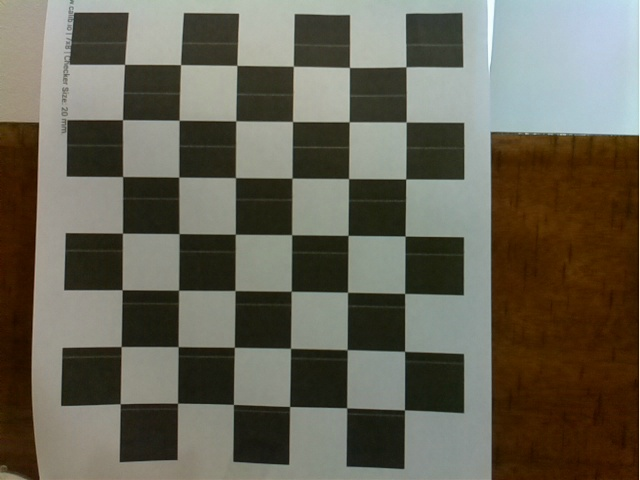
#> input picture calib_images/0.jpg, 640 x 480 px; its folder holds only this picture in this run
$ python calibrate.py
#> lines starting #> are read from the running program, lines starting #| are printed output that depends on the picture; after the words box and inside, x2 and y2 are one past the last pixel; in counts of white or black regions, pixels touching at a corner belong together; long printed decimals are rounded
import numpy as np
import cv2
import glob
import yaml

# termination criteria
criteria = (cv2.TERM_CRITERIA_EPS + cv2.TERM_CRITERIA_MAX_ITER, 30, 0.001)

# square size of the chessboard
square_length = 0.02

# board size
board_size = (7,6)

# prepare object points, like (0,0,0), (1,0,0), (2,0,0) ....,(6,5,0)
objp = np.zeros((board_size[1]*board_size[0],3), np.float32)
objp[:,:2] = np.mgrid[0:board_size[0],0:board_size[1]].T.reshape(-1,2)
objp = objp * square_length

# Arrays to store object points and image points from all the images.
objpoints = [] # 3d point in real world space
imgpoints = [] # 2d points in image plane.

# Read the captured images from record.py
images = glob.glob('/home/452Lab/picar-x/example/452/calib_images/*.jpg')

# count the number of images used for calibration
count = 0

# detecting the chessboard from the images
for fname in images:
    img = cv2.imread(fname)
#> img is the input picture: shape (480, 640, 3); mean B, G, R 85.6, 99.4, 102.7
    gray = cv2.cvtColor(img, cv2.COLOR_BGR2GRAY)
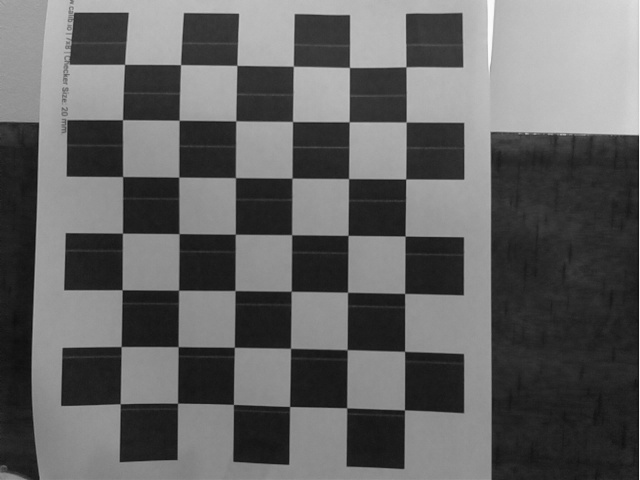
#> gray: shape (480, 640); min 14, max 251, mean 98.9
    # Find the chess board corners
    ret, corners = cv2.findChessboardCorners(gray, board_size, None)
#> ret = True; corners = 42 rows, first 8: [405.9, 66.76], [406.2, 122.1], [405.6, 179], [405.1, 236.1], [404.6, 293.5], [404.5, 351.3], [404.4, 409.9], [349.5, 67.47]
    # If found, add object points, image points (after refining them)
    if ret == True:
        # here you can change the number of images for calibration
        if count < 20:
            objpoints.append(objp)
            corners2 = cv2.cornerSubPix(gray,corners, (11,11), (-1,-1), criteria)
#> corners2 = 42 rows, first 8: [405.9, 66.81], [406.2, 122], [405.7, 178.9], [405.1, 236], [404.6, 293.4], [404.6, 351.4], [404.5, 409.9], [349.4, 67.46]
            imgpoints.append(corners)
            # Draw and display the corners
            cv2.drawChessboardCorners(img, board_size, corners2, ret)
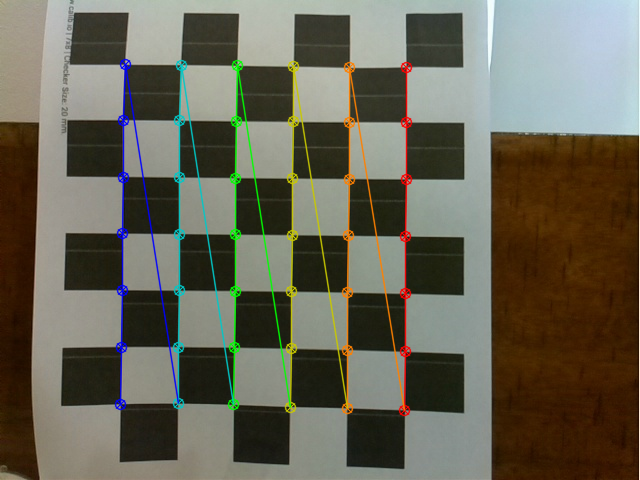
#> img: shape (480, 640, 3); 4.77% of pixels changed, all inside (x1, y1, x2, y2) = (114, 58, 413, 417)
            cv2.imshow('img', img)
            cv2.waitKey(500)
            count += 1
        else:
            break

cv2.destroyAllWindows()

# Calibrating the camera
ret, mtx, dist, rvecs, tvecs = cv2.calibrateCamera(objpoints, imgpoints, gray.shape[::-1], None, None)
#> ret = 0.563; mtx = [[3970.1, 0, 519.2], [0, 3969.9, 294.2], [0, 0, 1]]; dist = [[-1.61, 91.12, 0.11, -0.0269, -8.2]]; rvecs = ([0.247, 0.00635, 1.58],); tvecs = ([-0.0389, -0.0794, 1.35],)

mean_error = 0
for i in range(len(objpoints)):
    imgpoints2, _ = cv2.projectPoints(objpoints[i], rvecs[i], tvecs[i], mtx, dist)
    error = cv2.norm(imgpoints[i], imgpoints2, cv2.NORM_L2)/len(imgpoints2)
    mean_error += error
#> this loop made 1 pass
#> (error, mean_error) on pass 1: (0.0868, 0.0868)
#> after the loop, mean_error = 0.0868
print( "total error: {}".format(mean_error/len(objpoints)) )
#| total error: 0.08683

calib_data = {
    'camera_matrix':np.asarray(mtx).tolist(),
    'distortion_coefficients':np.asarray(dist).tolist()
}
#> calib_data = {'camera_matrix': [[3970.1, 0, 519.2], [0, 3969.9, 294.2], [0, 0, 1]], 'distortion_coefficients': [[-1.61, 91.12, 0.11, -0.0269, -8.2]]}

with open(r'calib_data.yaml', 'w') as file:
    yaml.dump(calib_data, file)

$ run again, on calib_images/140.jpg
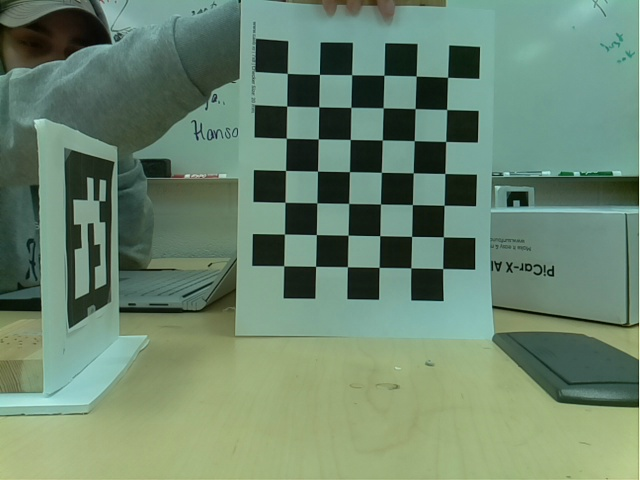
#> input picture calib_images/140.jpg, 640 x 480 px
#> img is the input picture: shape (480, 640, 3); mean B, G, R 110.7, 133.8, 107.5
#> `gray = cv2.cvtColor(img, cv2.COLOR_BGR2GRAY)`:
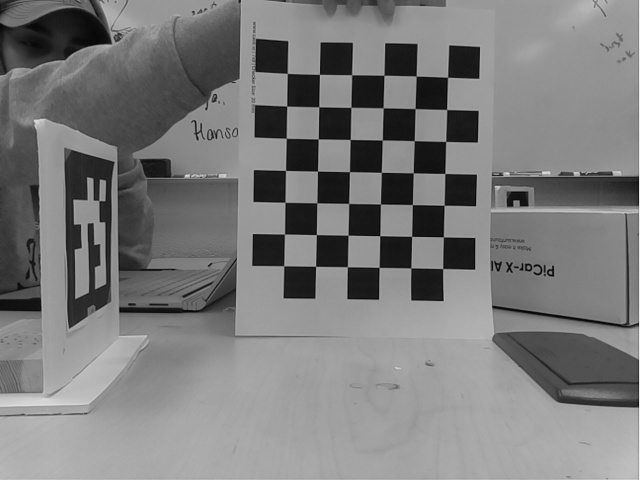
#> gray: shape (480, 640); min 4, max 240, mean 123.3
#> `ret, corners = cv2.findChessboardCorners(gray, board_size, None)`: ret = True; corners = 42 rows, first 8: [447.6, 77.34], [446.6, 109.5], [445.6, 141.5], [444.8, 173.5], [444.1, 205.3], [443.4, 236.8], [442.7, 268.6], [416.2, 76.06]
#> corners2 = 42 rows, first 8: [447.5, 77.28], [446.6, 109.5], [445.7, 141.5], [444.8, 173.5], [444.1, 205.3], [443.4, 236.8], [442.7, 268.5], [416.2, 76.02]
#> `cv2.drawChessboardCorners(img, board_size, corners2, ret)`:
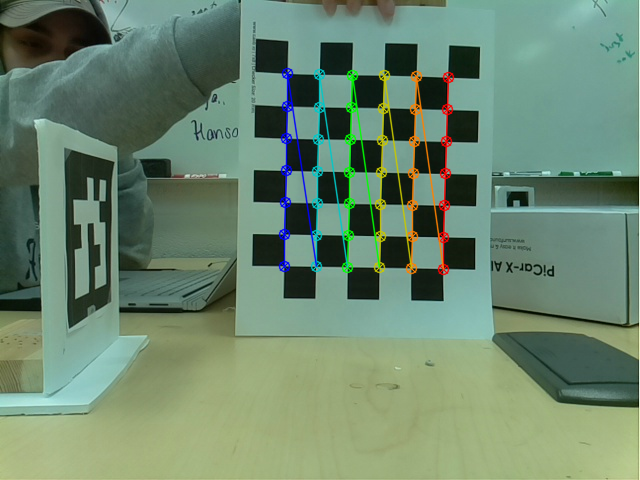
#> img: shape (480, 640, 3); 3.1% of pixels changed, all inside (x1, y1, x2, y2) = (278, 67, 455, 276)
#> `ret, mtx, dist, rvecs, tvecs = cv2.calibrateCamera(objpoints, imgpoint..`: ret = 0.151; mtx = [[1440.3, 0, 198.7], [0, 1424.2, 226.7], [0, 0, 1]]; dist = [[0.791, 6.67, 0.0329, -0.0726, -221]]; rvecs = ([0.0696, -0.133, 1.58],); tvecs = ([0.155, -0.0936, 0.876],)
#> the loop `for i in range(len(objpoints)):` made 1 pass
#> (error, mean_error) on pass 1: (0.0233, 0.0233)
#> after the loop `for i in range(len(objpoints)):`: mean_error = 0.0233
#| total error: 0.0233
#> calib_data = {'camera_matrix': [[1440.3, 0, 198.7], [0, 1424.2, 226.7], [0, 0, 1]], 'distortion_coefficients': [[0.791, 6.67, 0.0329, -0.0726, -221]]}
